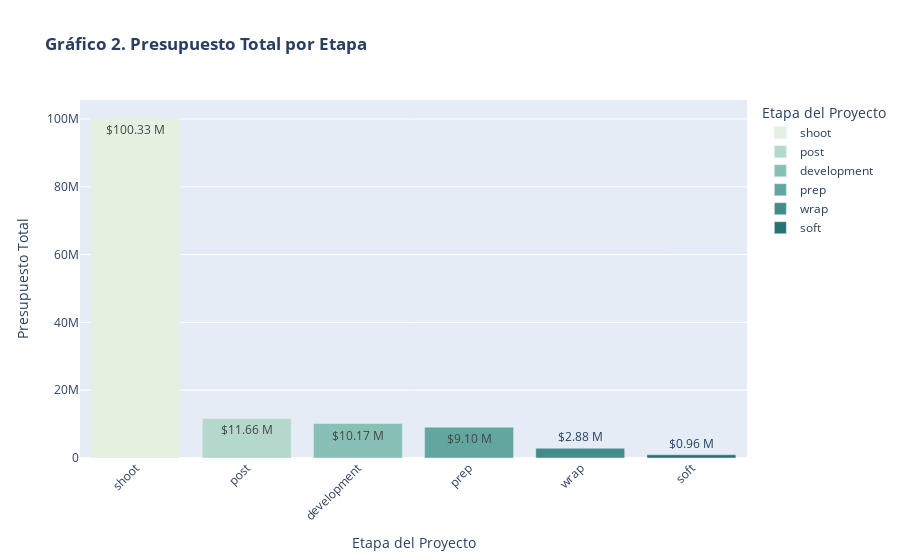

The cell this chart's notebook holds for it:
### Code cell
# Mapeo de etapas a la categoría 'shoot'
etapas = budget[budget["Etapa"].notna()]
reclasificacion = {
    "all show": "shoot",
    "segunda unidad": "shoot",
    "2nd unit": "shoot",
    "covid": "shoot",
    "fringes": "shoot"
}

# Crear columna nueva con las etapas reclasificadas 
etapas["Etapa_Reclasificada"] = etapas["Etapa"].str.lower().replace(reclasificacion)

# Agrupar por la etapa 
presupuesto_etapas = etapas.groupby("Etapa_Reclasificada")["BUDGET"].sum().sort_values(ascending=False)

# Crear DataFrame final
df_etapas = presupuesto_etapas.reset_index()
df_etapas.columns = ["Etapa", "Presupuesto"]

df_etapas["Presupuesto_M_text"] = df_etapas["Presupuesto"].apply(lambda x: f"{x/1_000_000:.2f}")

# Gráfico
fig = px.bar(
    df_etapas,
    x="Etapa",
    y="Presupuesto",
    title="<b>Gráfico 2. Presupuesto Total por Etapa</b>", 
    labels={"Etapa": "Etapa del Proyecto", "Presupuesto": "Presupuesto Total"},
    text="Presupuesto_M_text",
    color="Etapa",
    color_discrete_sequence=px.colors.sequential.Mint
)

fig.update_traces(texttemplate="$%{text} M")
fig.update_layout(xaxis_tickangle=-45)
fig.show()

### Figure 1 — Plotly figure (JSON) as saved in the notebook; plotly's stock layout.template omitted (floating-point values rounded to 4 significant figures)
{"data": [{"alignmentgroup": "True", "hovertemplate": "Etapa del Proyecto=%{x}<br>Presupuesto Total=%{y}<br>Presupuesto_M_text=%{text}<extra></extra>", "legendgroup": "shoot", "marker": {"color": "rgb(228, 241, 225)", "pattern": {"shape": ""}}, "name": "shoot", "offsetgroup": "shoot", "orientation": "v", "showlegend": true, "text": ["100.33"], "textposition": "auto", "texttemplate": "$%{text} M", "type": "bar", "x": ["shoot"], "xaxis": "x", "y": [100300000.0], "yaxis": "y"}, {"alignmentgroup": "True", "hovertemplate": "Etapa del Proyecto=%{x}<br>Presupuesto Total=%{y}<br>Presupuesto_M_text=%{text}<extra></extra>", "legendgroup": "post", "marker": {"color": "rgb(180, 217, 204)", "pattern": {"shape": ""}}, "name": "post", "offsetgroup": "post", "orientation": "v", "showlegend": true, "text": ["11.66"], "textposition": "auto", "texttemplate": "$%{text} M", "type": "bar", "x": ["post"], "xaxis": "x", "y": [11660000.0], "yaxis": "y"}, {"alignmentgroup": "True", "hovertemplate": "Etapa del Proyecto=%{x}<br>Presupuesto Total=%{y}<br>Presupuesto_M_text=%{text}<extra></extra>", "legendgroup": "development", "marker": {"color": "rgb(137, 192, 182)", "pattern": {"shape": ""}}, "name": "development", "offsetgroup": "development", "orientation": "v", "showlegend": true, "text": ["10.17"], "textposition": "auto", "texttemplate": "$%{text} M", "type": "bar", "x": ["development"], "xaxis": "x", "y": [10171000], "yaxis": "y"}, {"alignmentgroup": "True", "hovertemplate": "Etapa del Proyecto=%{x}<br>Presupuesto Total=%{y}<br>Presupuesto_M_text=%{text}<extra></extra>", "legendgroup": "prep", "marker": {"color": "rgb(99, 166, 160)", "pattern": {"shape": ""}}, "name": "prep", "offsetgroup": "prep", "orientation": "v", "showlegend": true, "text": ["9.10"], "textposition": "auto", "texttemplate": "$%{text} M", "type": "bar", "x": ["prep"], "xaxis": "x", "y": [9104000.0], "yaxis": "y"}, {"alignmentgroup": "True", "hovertemplate": "Etapa del Proyecto=%{x}<br>Presupuesto Total=%{y}<br>Presupuesto_M_text=%{text}<extra></extra>", "legendgroup": "wrap", "marker": {"color": "rgb(68, 140, 138)", "pattern": {"shape": ""}}, "name": "wrap", "offsetgroup": "wrap", "orientation": "v", "showlegend": true, "text": ["2.88"], "textposition": "auto", "texttemplate": "$%{text} M", "type": "bar", "x": ["wrap"], "xaxis": "x", "y": [2877000.0], "yaxis": "y"}, {"alignmentgroup": "True", "hovertemplate": "Etapa del Proyecto=%{x}<br>Presupuesto Total=%{y}<br>Presupuesto_M_text=%{text}<extra></extra>", "legendgroup": "soft", "marker": {"color": "rgb(40, 114, 116)", "pattern": {"shape": ""}}, "name": "soft", "offsetgroup": "soft", "orientation": "v", "showlegend": true, "text": ["0.96"], "textposition": "auto", "texttemplate": "$%{text} M", "type": "bar", "x": ["soft"], "xaxis": "x", "y": [957045], "yaxis": "y"}], "layout": {"autosize": true, "barmode": "relative", "legend": {"title": {"text": "Etapa del Proyecto"}, "tracegroupgap": 0}, "title": {"text": "<b>Gráfico 2. Presupuesto Total por Etapa</b>"}, "xaxis": {"anchor": "y", "autorange": true, "categoryarray": ["shoot", "post", "development", "prep", "wrap", "soft"], "categoryorder": "array", "domain": [0, 1], "range": [-0.5, 5.5], "tickangle": -45, "title": {"text": "Etapa del Proyecto"}, "type": "category"}, "yaxis": {"anchor": "x", "autorange": true, "domain": [0, 1], "range": [0, 105600000.0], "title": {"text": "Presupuesto Total"}, "type": "linear"}}}
